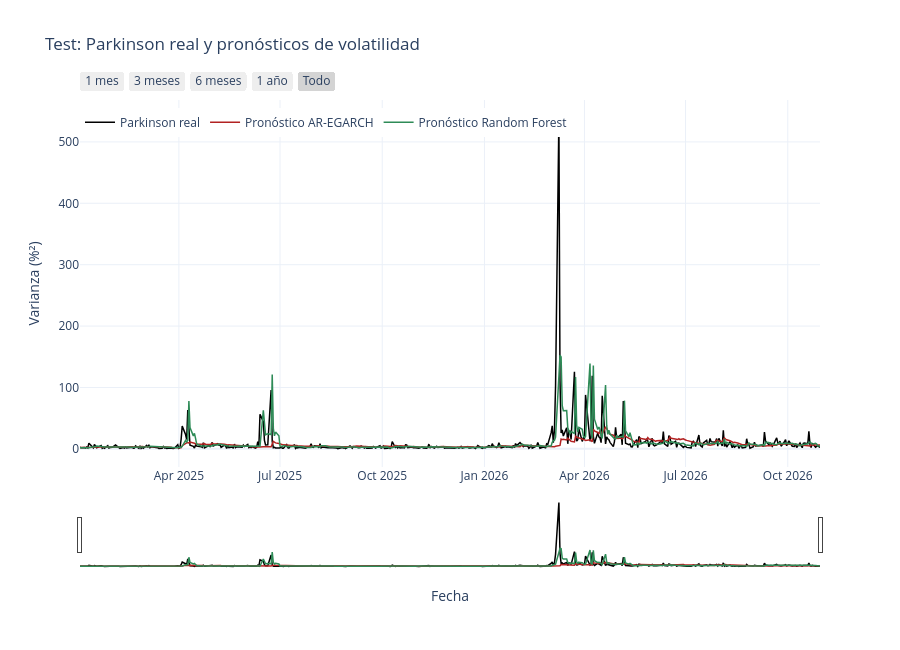

Notebook source saved alongside this figure:
### Markdown cell above
La gráfica muestra que la volatilidad cambia mucho con el tiempo y que hay picos muy altos, especialmente en 2020 y 2026. Como la mayoría de los valores son mucho más bajos, en la gráfica parecen estar cerca de cero.

Durante el test, ambos modelos pronostican valores bajos en los períodos tranquilos. Cuando aparecen picos, Random Forest muestra algunos aumentos mayores, mientras que AR-EGARCH produce pronósticos más suaves. La gráfica general no permite comparar bien esos momentos, así que conviene ampliarlos.

Esta gráfica ayuda a observar el comportamiento de los datos, pero no basta para decir qué modelo es mejor. Aunque Random Forest tuvo menores pérdidas promedio en el test, la prueba de Diebold–Mariano no encontró una diferencia estadísticamente significativa frente a AR-EGARCH.

### Code cell
import plotly.graph_objects as go

test_plot = test.sort_index()

fig = go.Figure()

fig.add_trace(go.Scatter(
    x=test_plot.index,
    y=test_plot["y"],
    mode="lines",
    name="Parkinson real",
    line=dict(color="black", width=1.5),
))

fig.add_trace(go.Scatter(
    x=test_plot.index,
    y=test_plot["h_egarch"],
    mode="lines",
    name="Pronóstico AR-EGARCH",
    line=dict(color="firebrick", width=1.5),
))

fig.add_trace(go.Scatter(
    x=test_plot.index,
    y=test_plot["h_rf"],
    mode="lines",
    name="Pronóstico Random Forest",
    line=dict(color="seagreen", width=1.5),
))

fig.update_layout(
    title="Test: Parkinson real y pronósticos de volatilidad",
    xaxis_title="Fecha",
    yaxis_title="Varianza (%²)",
    hovermode="x unified",
    template="plotly_white",
    legend=  dict(
        orientation="h",
        x=0,
        y=0.9,
        xanchor="left",
        yanchor="bottom",
    ),
    height=650,
    xaxis=dict(
        rangeselector=dict(
            buttons=[
                dict(count=1, label="1 mes", step="month", stepmode="backward"),
                dict(count=3, label="3 meses", step="month", stepmode="backward"),
                dict(count=6, label="6 meses", step="month", stepmode="backward"),
                dict(count=1, label="1 año", step="year", stepmode="backward"),
                dict(step="all", label="Todo"),
            ]
        ),
        rangeslider=dict(visible=True),
        type="date",
    ),
)

fig.show()

### Figure 1 — Plotly figure (JSON) as saved in the notebook; plotly's stock layout.template omitted (floating-point values rounded to 4 significant figures; data arrays with more than 128 entries replaced by an {"elided": "..."} marker saying what was removed)
{"data": [{"line": {"color": "black", "width": 1.5}, "mode": "lines", "name": "Parkinson real", "type": "scatter", "x": {"elided": "461 str values"}, "y": {"elided": "461 float values"}}, {"line": {"color": "firebrick", "width": 1.5}, "mode": "lines", "name": "Pronóstico AR-EGARCH", "type": "scatter", "x": {"elided": "461 str values"}, "y": {"elided": "461 float values"}}, {"line": {"color": "seagreen", "width": 1.5}, "mode": "lines", "name": "Pronóstico Random Forest", "type": "scatter", "x": {"elided": "461 str values"}, "y": {"elided": "461 float values"}}], "layout": {"height": 650, "hovermode": "x unified", "legend": {"orientation": "h", "x": 0, "xanchor": "left", "y": 0.9, "yanchor": "bottom"}, "title": {"text": "Test: Parkinson real y pronósticos de volatilidad"}, "xaxis": {"rangeselector": {"buttons": [{"count": 1, "label": "1 mes", "step": "month", "stepmode": "backward"}, {"count": 3, "label": "3 meses", "step": "month", "stepmode": "backward"}, {"count": 6, "label": "6 meses", "step": "month", "stepmode": "backward"}, {"count": 1, "label": "1 año", "step": "year", "stepmode": "backward"}, {"label": "Todo", "step": "all"}]}, "rangeslider": {"visible": true}, "title": {"text": "Fecha"}, "type": "date"}, "yaxis": {"title": {"text": "Varianza (%²)"}}}}
